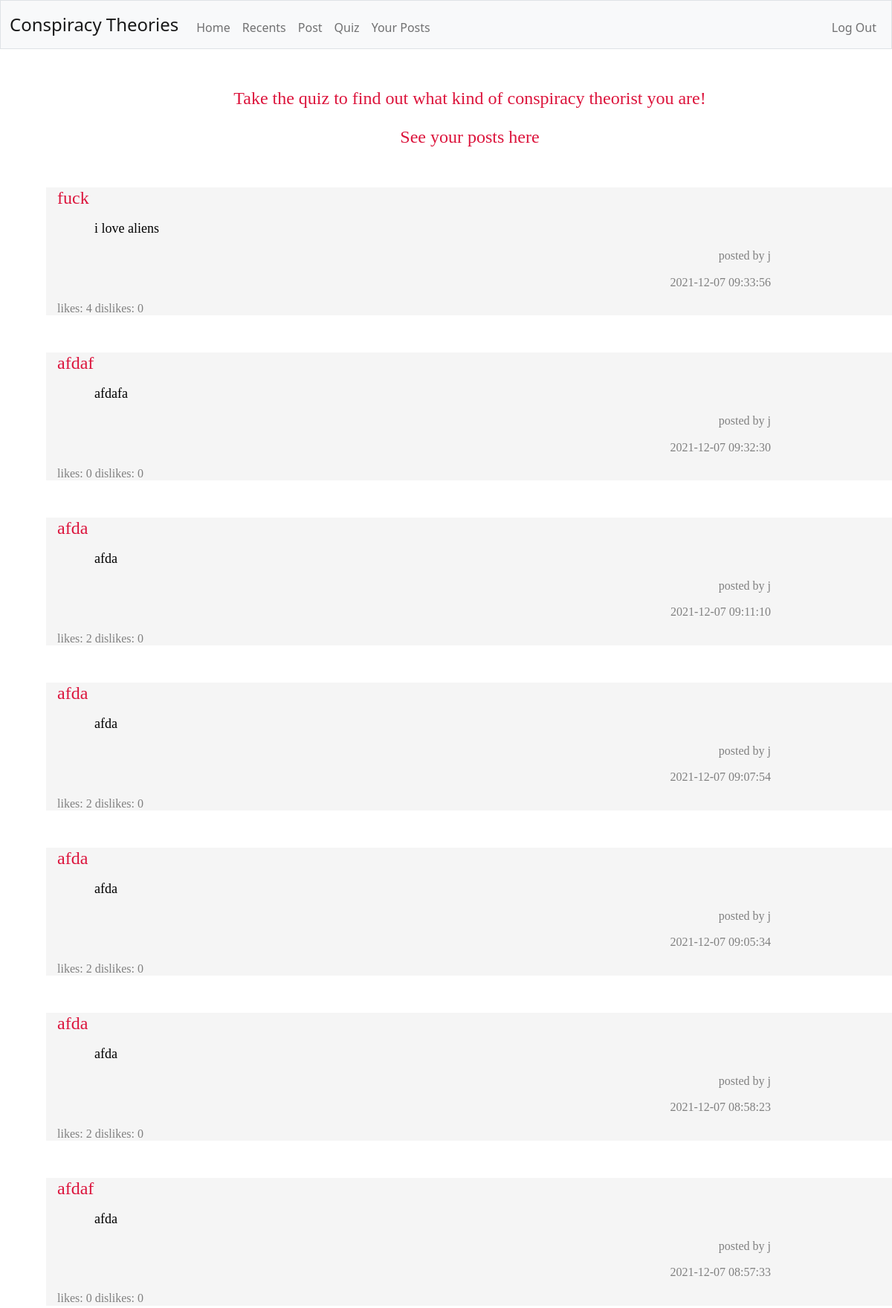
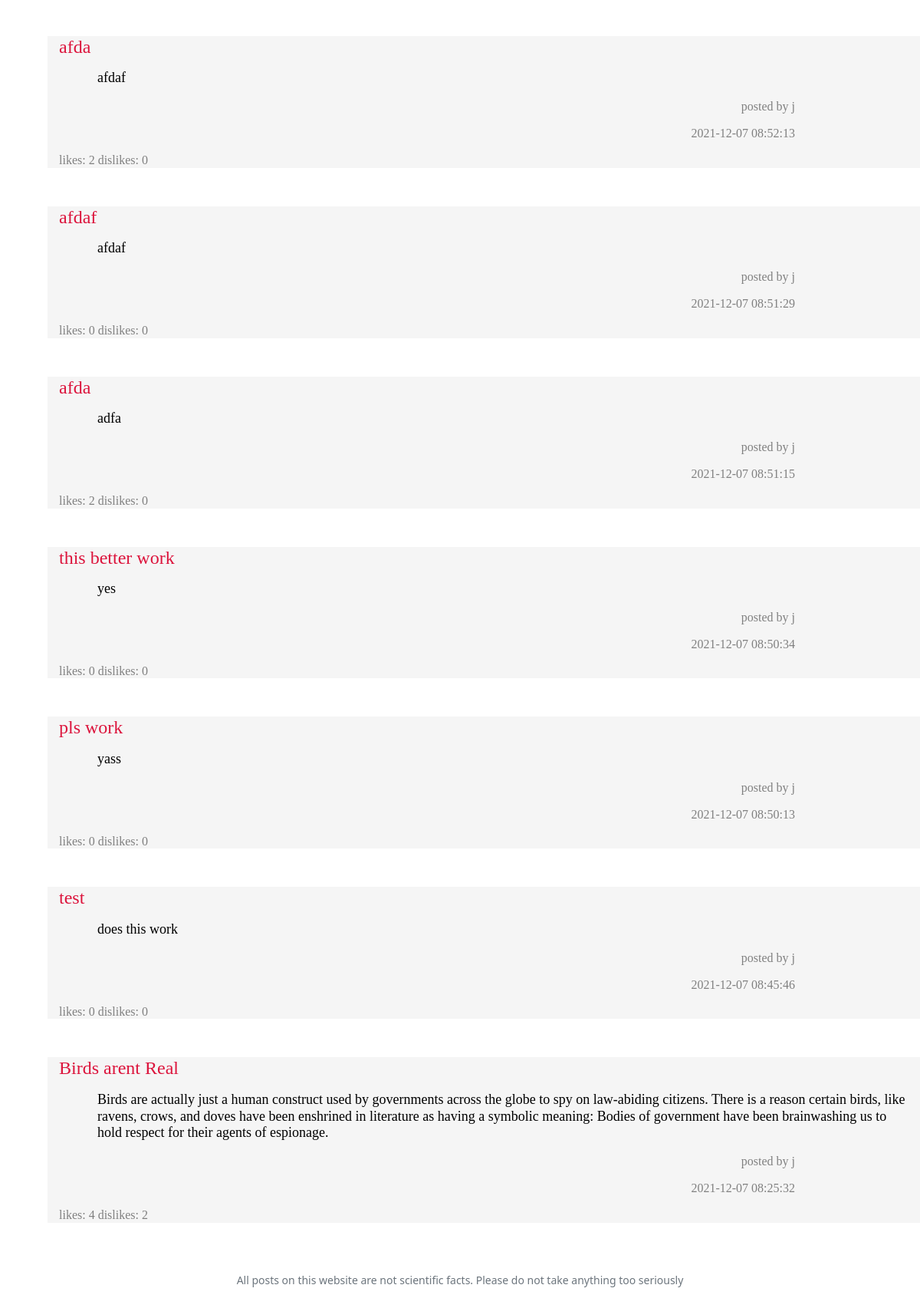
Page /your-posts (signed in) on the committed database (2 pictures, top to bottom).
### tables this page shows
CREATE TABLE 'theories' ('name' TEXT, 'user' TEXT, 'content' TEXT, 'upvotes' INTEGER DEFAULT 0 , 'downvotes' INTEGER DEFAULT 0 , date TEXT, id INTEGER, 'genre' TEXT DEFAULT NULL);

### app.py (the view, shortened to what this page needs)
@app.route("/your-posts")
@login_required
def history():
    quizResults = db.execute("SELECT * FROM quiz WHERE username = ?", session["user_id"])
    try:
        results = "Based on our analysis from the quiz... you are a "
    except:
        results = "Take the quiz to find out what kind of conspiracy theorist you are!"
    pastTheories = db.execute("SELECT * FROM theories WHERE id = ? ORDER BY date DESC", session["user_id"])
    return render_template("history.html", results=results, quizResults=quizResults, pastTheories=pastTheories)

### app.py (called while the page is built)
@app.after_request
def after_request(response):
    response.headers["Cache-Control"] = "no-cache, no-store, must-revalidate"
    response.headers["Expires"] = 0
    response.headers["Pragma"] = "no-cache"
    return response

### helpers.py (called while the page is built)
def login_required(f):
    @wraps(f)
    def decorated_function(*args, **kwargs):
        if session.get("user_id") is None:
            return redirect("/login")
        return f(*args, **kwargs)
    return decorated_function

### templates/history.html (shortened to what this page needs)
<!DOCTYPE html>
<html lang="en">
    <head>
        <link href="https://cdn.jsdelivr.net/npm/bootstrap@5.1.3/dist/css/bootstrap.min.css" rel="stylesheet">
        <link href="/static/styles.css" rel="stylesheet">
    </head>
    <body>
        <nav class="bg-light border navbar navbar-expand-md navbar-light">
            <div class="container-fluid">
                <a class="navbar-brand" href="/">Conspiracy Theories</a>
                <div class="collapse navbar-collapse" id="navbar">
                    {% if session["user_id"] %}
                        <ul class="navbar-nav me-auto mt-2">
                            <li class="nav-item"><a class="nav-link" href="/">Home</a></li>
                            <li class="nav-item"><a class="nav-link" href="/recents">Recents</a></li>
                            <li class="nav-item"><a class="nav-link" href="/post">Post</a></li>
                            <li class="nav-item"><a class="nav-link" href="/quiz">Quiz</a></li>
                            <li class="nav-item"><a class="nav-link" href="/your-posts">Your Posts</a></li>
                        </ul>
                        <ul class="navbar-nav ms-auto mt-2">
                            <li class="nav-item"><a class="nav-link" href="/logout">Log Out</a></li>
                        </ul>
                    {% else %}
                        <ul class="navbar-nav ms-auto mt-2">
                            <li class="nav-item"><a class="nav-link" href="/register">Register</a></li>
                            <li class="nav-item"><a class="nav-link" href="/login">Log In</a></li>
                        </ul>
                    {% endif %}
                </div>
            </div>
        </nav>
        <main class="container-fluid py-5 text-center">
            {% block main %}
                <div class="container crimson large">
                    <p>{{ results }}</p>
                    <p>See your posts here</p>
                </div>
                {% for post in pastTheories %}
                <div class="container grey">
                    <h1 class="leftAlign crimson">{{ post.name }}</p>
                    <p class="paragraph black">{{ post.content }}</p>
                    <p class="author darkgrey">posted by {{ post.user }}</p>
                    <p class="author darkgrey">{{ post.date }}</p>
                    <p class="votes darkgrey">likes: {{ post.upvotes }} dislikes: {{ post.downvotes }}</p>
                </div>
                {% endfor %}
            {% endblock %}
        </main>
        <footer class="mb-5 small text-center text-muted">
            All posts on this website are not scientific facts. Please do not take anything too seriously
        </footer>
    </body>
</html>

### static/styles.css (style rules this page uses)
nav .navbar-brand { font-size: x-large; }
.container { margin-left: 50px; margin-right: 50px; padding-left: 15px; padding-right: 15px; font-family: "Comic Sans MS", "Comic Sans", cursive; }
.author { text-align: right; font-size: medium; font-family: "Comic Sans MS", "Comic Sans", cursive; margin-right: 150px; }
.crimson { color: #DC143C; }
.paragraph { text-align: left; font-size: large; font-family: "Comic Sans MS", "Comic Sans", cursive; margin-left: 50px; }
.large { font-size: x-large; }
.leftAlign { text-align: left; font-size: x-large; margin-top: 50px; font-family: "Comic Sans MS", "Comic Sans", cursive; }
.grey { background-color: #F5F5F5; }
.black { color:#000000 }
.darkgrey { color:#808080 }
.votes { font-size: medium; font-family: "Comic Sans MS", "Comic Sans", cursive; }

### rows in the picture
theories: name "fuck", content "i love aliens", user "j", date "2021-12-07 09:33:56", upvotes "4", downvotes "0"
theories: name "afdaf", content "afdafa", user "j", date "2021-12-07 09:32:30", upvotes "0", downvotes "0"
theories: name "afda", content "afda", user "j", date "2021-12-07 09:11:10", upvotes "2", downvotes "0"
theories: name "afda", content "afda", user "j", date "2021-12-07 09:07:54", upvotes "2", downvotes "0"
theories: name "afda", content "afda", user "j", date "2021-12-07 09:05:34", upvotes "2", downvotes "0"
theories: name "afda", content "afda", user "j", date "2021-12-07 08:58:23", upvotes "2", downvotes "0"
theories: name "afdaf", content "afda", user "j", date "2021-12-07 08:57:33", upvotes "0", downvotes "0"
theories: name "afda", content "afdaf", user "j", date "2021-12-07 08:52:13", upvotes "2", downvotes "0"
theories: name "afdaf", content "afdaf", user "j", date "2021-12-07 08:51:29", upvotes "0", downvotes "0"
theories: name "afda", content "adfa", user "j", date "2021-12-07 08:51:15", upvotes "2", downvotes "0"
theories: name "this better work", content "yes", user "j", date "2021-12-07 08:50:34", upvotes "0", downvotes "0"
theories: name "pls work", content "yass", user "j", date "2021-12-07 08:50:13", upvotes "0", downvotes "0"
theories: name "test", content "does this work", user "j", date "2021-12-07 08:45:46", upvotes "0", downvotes "0"
theories: name "Birds arent Real", content "Birds are actually just a human construct used by governments across the globe to spy on law-abiding citizens. There is a reason certain birds, like ravens, crows, and doves have been enshrined in literature as having a symbolic meaning: Bodies of government have been brainwashing us to hold respect for their agents of espionage.", user "j", date "2021-12-07 08:25:32", upvotes "4", downvotes "2"

### other values in the picture
{{ results }} "Take the quiz to find out what kind of conspiracy theorist you are!"
